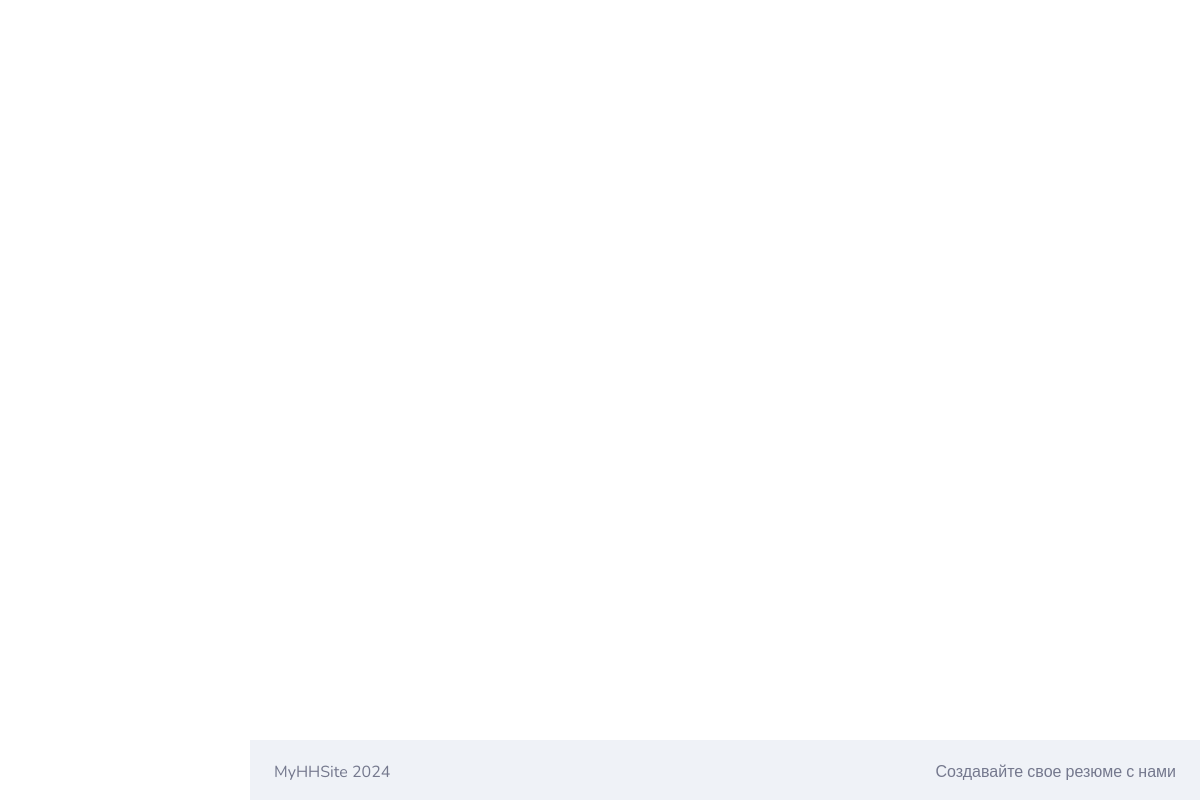
The app's page /user/list_resume (signed in), older data.
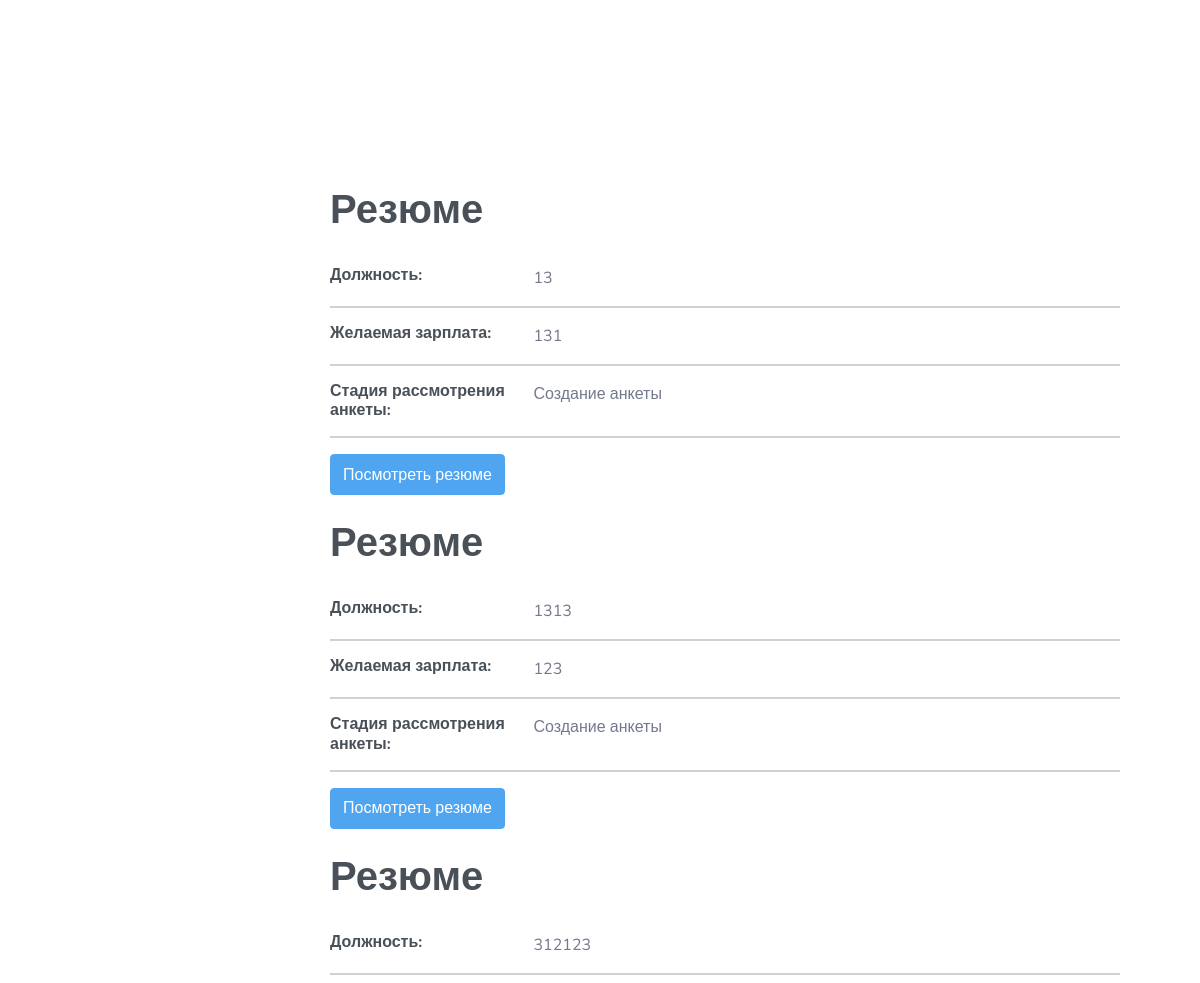
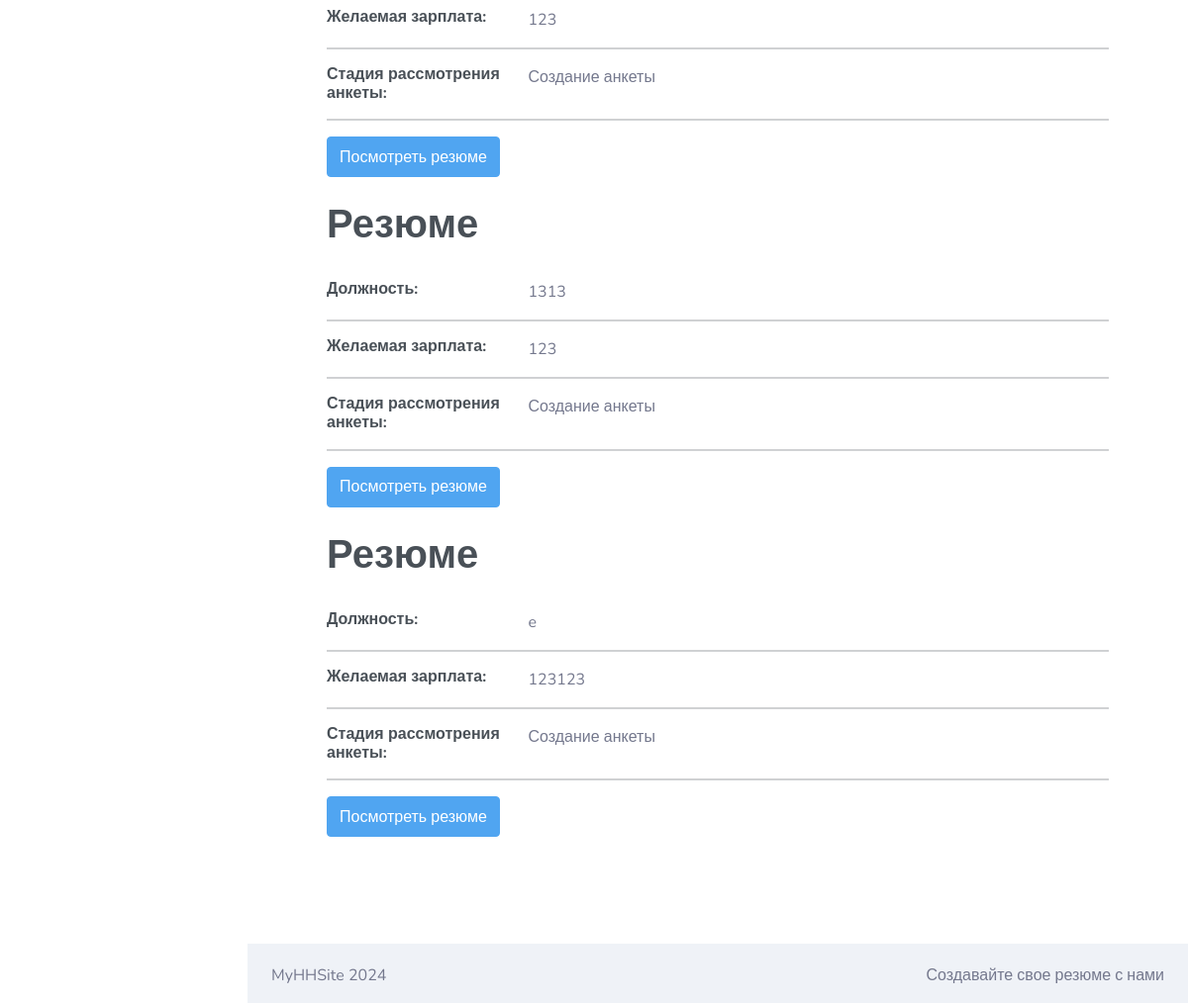
The same page, newer data (2 pictures, top to bottom).
### user_application/models.py (models this page shows, shortened)
class Profession(models.Model):
    salary = models.IntegerField(verbose_name="Зарплата")
    busyness = models.CharField(max_length=50, verbose_name="Занятость")
    work_schedule = models.CharField(max_length=50, verbose_name="График работы")
    job = models.ForeignKey(Job, on_delete=models.CASCADE)
    resume = models.OneToOneField(Resume, on_delete=models.CASCADE)

class Resume(models.Model):
    file = models.FileField(verbose_name='Готовое резюме', upload_to='upload/resume', null=True)
    stage = models.CharField(choices=STATE, max_length=50, default='Создание анкеты')  # Сделать
    hr = models.ForeignKey(HR, on_delete=models.CASCADE, null=True)
    user = models.ForeignKey(User, on_delete=models.CASCADE)

### user_application/views.py (the view)
# urls.py: path('list_resume', views.ResumeListView.as_view(), name='resume_list'),
class ResumeListView(ListView, LoginRequiredMixin):
    model = Resume
    template_name = "user_application/resume_list.html"
    context_object_name = 'resume_status'
    def get_context_data(self, **kwargs):
        context = super().get_context_data(**kwargs)
        context['resume'] = Resume.objects.filter(user=self.request.user)
        context["profession"] = Profession.objects.filter(resume__user=self.request.user)
        return context

### user_application/templatetags/auth_extras.py (called while the page is built)
@register.filter(name='has_group')
def has_group(user, group_name):
    try:
        group =  Group.objects.get(name=group_name)
    except Group.DoesNotExist:
        return False
    return group in user.groups.all()

### user_application/templates/user_application/resume_list.html
{% extends 'user_application/base.html' %}
{% block content %}
<div class="container">
  <div class="main-body">
    <div class="row gutters-sm">
      <div class="col-md">
        <div class="card mb-3">
          <div class="card-body">
            {% for res in resume %}
            {% for prof in profession %}
            {% if res.pk == prof.resume.pk %}
            <h1>Резюме</h1>
            <br/>
            <div class="row">
              <div class="col-sm-3">
                <h6 class="mb-0">Должность:</h6>
              </div>
              <div class="col-sm-9 text-secondary">
                {{prof.work_schedule}}
              </div>
            </div>
            <hr>
            <div class="row">
              <div class="col-sm-3">
                <h6 class="mb-0">Желаемая зарплата:</h6>
              </div>
              <div class="col-sm-9 text-secondary">
                {{prof.salary}}
              </div>
            </div>
            <hr>
            <div class="row">
              <div class="col-sm-3">
                <h6 class="mb-0">Стадия рассмотрения анкеты:</h6>
              </div>
              <div class="col-sm-9 text-secondary">
                {{res.stage}}
              </div>
            </div>
            <hr>
            <div class="row">
              <div class="col-sm-12">
                <a class="btn btn-info " target="__blank"
                  href="{% url 'user_application:check_resume' res.pk %}">Посмотреть резюме</a>
              </div>
            </div>
            {% endif %}
            {% endfor %}
            <br/>
            {% endfor %}
          </div>
        </div>
      </div>
    </div>
  </div>
</div>
{% endblock %}

### user_application/templates/user_application/base.html (shortened to what this page needs)
{% load static %}
{% load auth_extras %}
<!doctype html>
<html lang="en">
<head>
  <link href="https://cdn.jsdelivr.net/npm/bootstrap@5.0.2/dist/css/bootstrap.min.css" rel="stylesheet"
>
  <link href="{% static 'user_application/css/bootstrap.min.css' %}" id="bootstrap-style" rel="stylesheet"
    type="text/css" />
  <link href="{% static 'user_application/css/icons.min.css' %}" rel="stylesheet" type="text/css" />
  <link href="{% static 'user_application/css/app.min.css' %}" id="app-style" rel="stylesheet" type="text/css" />
</head>
<body data-topbar="dark" data-spy="scroll" data-target=".right-side-nav" data-offset="175">
  <div id="layout-wrapper">
      <div class="main-content">
      <div class="page-content">
        <div class="container-fluid">
          <div class="row">
            <div class="col-lg-12">
              <div class="card">
                <div class="card-body">
                  <div class="p-lg-1">
                    <div class="d-xl-flex">
                      <div class="w-100">
                        <div>
                          {% block content %}{% endblock %}
                        </div>
                      </div>
                    </div>
                  </div>
                </div>
              </div>
            </div>
          </div>
        </div>
        {% if user.is_authenticated %}
          <footer class="footer">
            <div class="container-fluid">
              <div class="row">
                <div class="col-sm-6">
                  MyHHSite
                </div>
                <div class="col-sm-6">
                  <div class="text-sm-right d-none d-sm-block">Создавайте свое резюме с нами</div>
                </div>
              </div>
            </div>
          </footer>
        {% endif %}
      </div>
    </div>
</div>
</body>
</html>

Row changes from the older to the newer data that the page shows:
now on this page (row unchanged): Resume: stage "Создание анкеты"
added Profession: work_schedule "13", salary "131"
added Resume: stage "Создание анкеты"
added Profession: work_schedule "1313", salary "123"
added Resume: stage "Создание анкеты"
added Profession: work_schedule "312123", salary "123"
added Resume: stage "Создание анкеты"
added Profession: work_schedule "1313", salary "123"
added Resume: stage "Создание анкеты"
added Profession: work_schedule "e", salary "123123"
